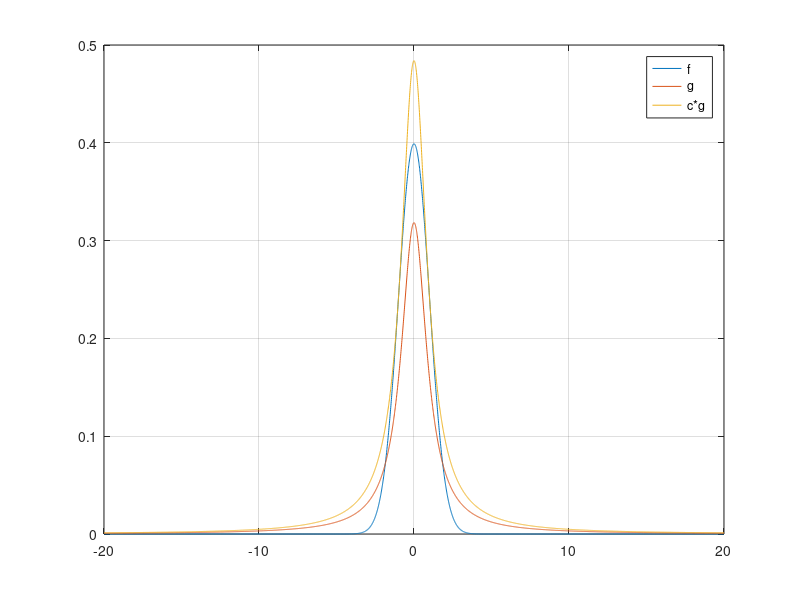

MATLAB code for this plot: (Note: this script raises an error after producing the figure.)
clear all
close all
f = @(x) exp(-(1/2).*x.^2).*(1./sqrt(2*pi));
g = @(x) (1/pi)*1./(1+x.^2);

c = sqrt(2*pi./(exp(1)));

N = 100000;
X = zeros(1,N);
% plot densities f(x), g(x) and function c*g(x)
figure(1)
t=-20:0.01:20;
plot(t,f(t),t,g(t),t,c*g(t))
legend("f","g","c*g")
grid on
for i = 1:N
    while true
        u = rand;
        y = tan(pi*(u-1/2));
        u = rand;
        if c*g(y)*u<f(y) % Acceptance rejection method.
            x=y;
            break
        end
        
    end
    X(i) = x;
end
figure(2)
histogram(X,'Normalization','pdf')
hold on
plot(t,f(t),'LineWidth',3)
grid on
hold off